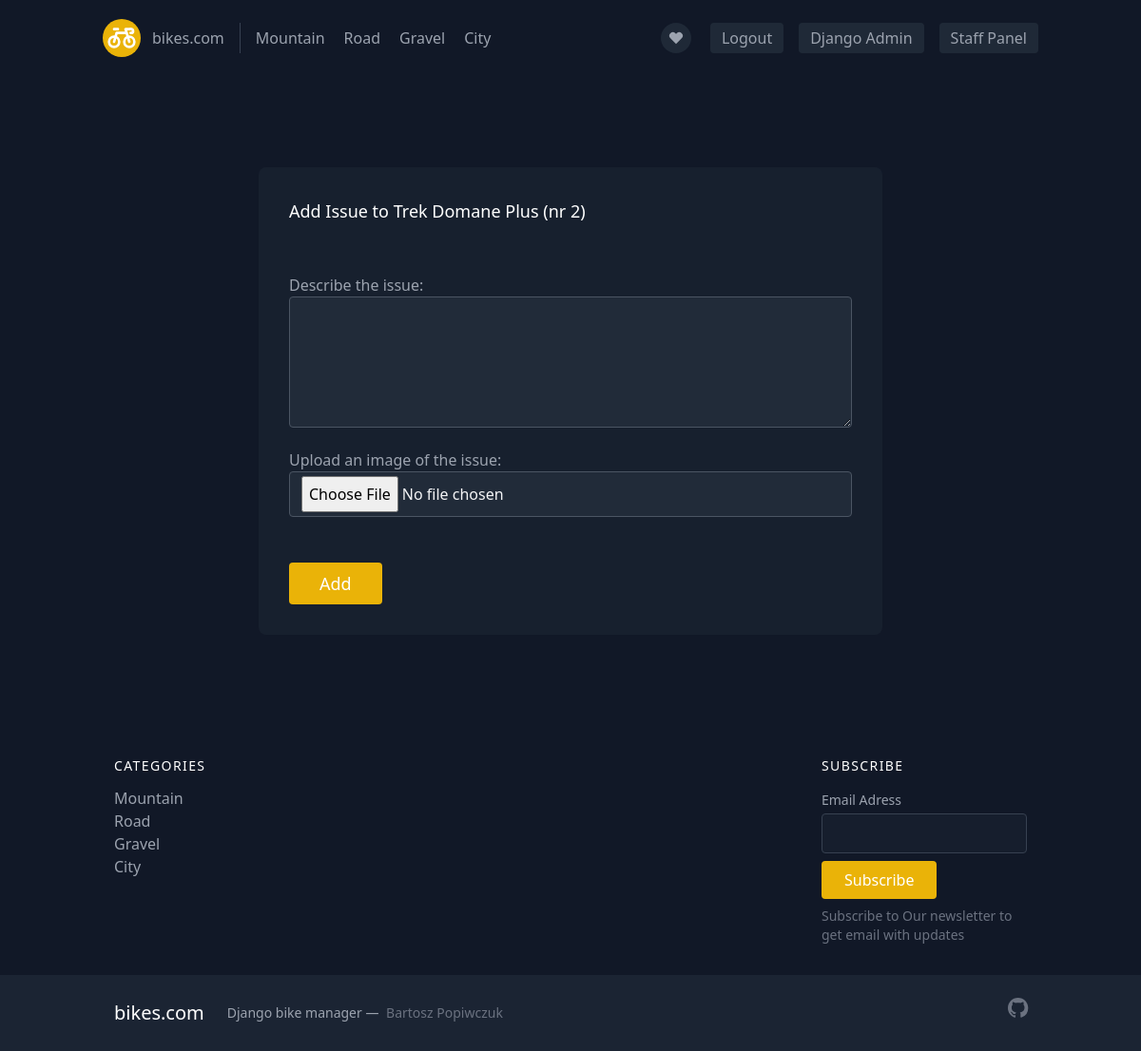
Page /staff/add-issue/2 (signed in) on the committed database.
### bike_portfolio/models.py (models this page shows, shortened)
class Bicycle(models.Model):
    id = models.AutoField(primary_key=True, editable=False, unique=True)
    brand = models.CharField(max_length=30)  # eg Trek
    line = models.CharField(max_length=100)  # eg Slash
    model = models.CharField(max_length=30)  # eg 9.9 or SE
    generation = models.CharField(max_length=30, blank=True, null=True)  # eg gen 6
    description = models.CharField(max_length=1000)
    year_production = models.IntegerField()
    color_primary = models.CharField(max_length=30)
    color_secondary = models.CharField(max_length=30, blank=True, null=True)
    FRAME_SIZE_CHOICES: list[tuple[str, str]] = [
        ("XS", "XS"),
        ("S", "S"),
        ("S/M", "S/M"),
        ("M", "M"),
        ("M/L", "M/L"),
        ("L", "L"),
        ("XL", "XL"),
    ]
    frame_size = models.CharField(max_length=3, choices=FRAME_SIZE_CHOICES)
    FRAME_MATERIAL: list[tuple[str, str]] = [
        ("carbon", "Carbon"),
        ("steel", "Steel"),
        ("aluminium", "Aluminium"),
        ("titanium", "Titanium"),
    ]
    frame_material = models.CharField(max_length=9, choices=FRAME_MATERIAL)
    WHEEL_SIZE_CHOICES: list[tuple[str, str]] = [
        ('24.0"', "24"),
        ('26.0"', "26"),
        ('27.5"', "27.5"),
        ('29.0"', "29"),
    ]
    wheel_size = models.CharField(choices=WHEEL_SIZE_CHOICES, max_length=10)
    tire_size_width = models.FloatField()
    BICYCLE_PURPOSE_CHOICES: list[tuple[str, str]] = [
        ("mtb", "Mountain"),
        ("road", "Road"),
        ("gravel", "Gravel"),
        ("city", "City"),
    ]
    purpose = models.CharField(max_length=30, choices=BICYCLE_PURPOSE_CHOICES)
    suspension_front = models.BooleanField(default=True)
    suspension_back = models.BooleanField(default=True)
    weight = models.FloatField()
    is_available = models.BooleanField(default=True)
    is_serviceable = models.BooleanField(default=False)
    is_electric = models.BooleanField(default=False)
    amount = models.IntegerField(default=1)
    prize_buy = models.FloatField()
    prize_rent = models.FloatField()
    image_main = models.ImageField(default="default.png", upload_to=custom_upload_to)

### staff_panel/views.py (the view)
# urls.py: path("add-issue/<int:pk>", staff_views.staff_add_issue, name="staff-add-issue"),
@staff_member_required
def staff_add_issue(request, pk):
    bike = Bicycle.objects.get(id=pk)
    if request.method == "POST":
        form = AddIssueForm(request.POST, request.FILES or None)
        if form.is_valid():
            issue = form.save(commit=False)
            issue.bicycle = bike
            issue.reported_by = request.user
            issue.save()
            messages.success(request, "Issue added successfully")
        return redirect("staff-main")
    else:
        form = AddIssueForm()
    context = {
        "website_title": f"bikes.com - Staff Panel - Add Issue to {bike.brand} {bike.line} {bike.model}",
        "form": form,
        "bike": bike,
    }
    return render(request, "staff_panel/add_issue.html", context)

### staff_panel/forms.py
class AddIssueForm(forms.ModelForm):
    issue_description = forms.CharField(
        widget=forms.Textarea(
            attrs={
                "class": field_formatting,
                "rows": 4,
            }
        ),
        label="Describe the issue",
        max_length=1000,
    )
    issue_image = forms.ImageField(
        widget=forms.FileInput(
            attrs={
                "class": field_formatting,
            }
        ),
        label="Upload an image of the issue",
        required=False,
    )
    class Meta:
        model = Issue
        fields = ["issue_description", "issue_image"]

### staff_panel/templates/staff_panel/add_issue.html (shortened to what this page needs)
{% extends "bike_portfolio/base.html" %}
{% block content %}
<section class="text-gray-400 bg-gray-900 body-font">
  <div class="container px-5 py-24 mx-auto flex flex-wrap items-center">
    <div class="lg:w-2/3 md:w-2/3 bg-gray-800 bg-opacity-50 rounded-lg p-8 flex flex-col w-full mt-10 md:mt-0 md:ml-auto mr-auto">
      <form action="" method="POST">
        <h2 class="text-white text-lg font-medium title-font mb-5">Add Issue to {{ bike.brand }} {{ bike.line }} {{ bike.model }} (nr {{bike.id}})</h2>
        <div class="py-8">
          {{ form.as_p }}
        </div>
        <button class="text-white bg-yellow-500 border-0 py-2 px-8 focus:outline-none hover:bg-yellow-600 rounded text-lg ml-auto" type="submit">Add</button>
      </form>
    </div>
  </div>
</section>
{% endblock content %}

### rows in the picture
Bicycle: brand "Trek", line "Domane", model "Plus", id "2"
